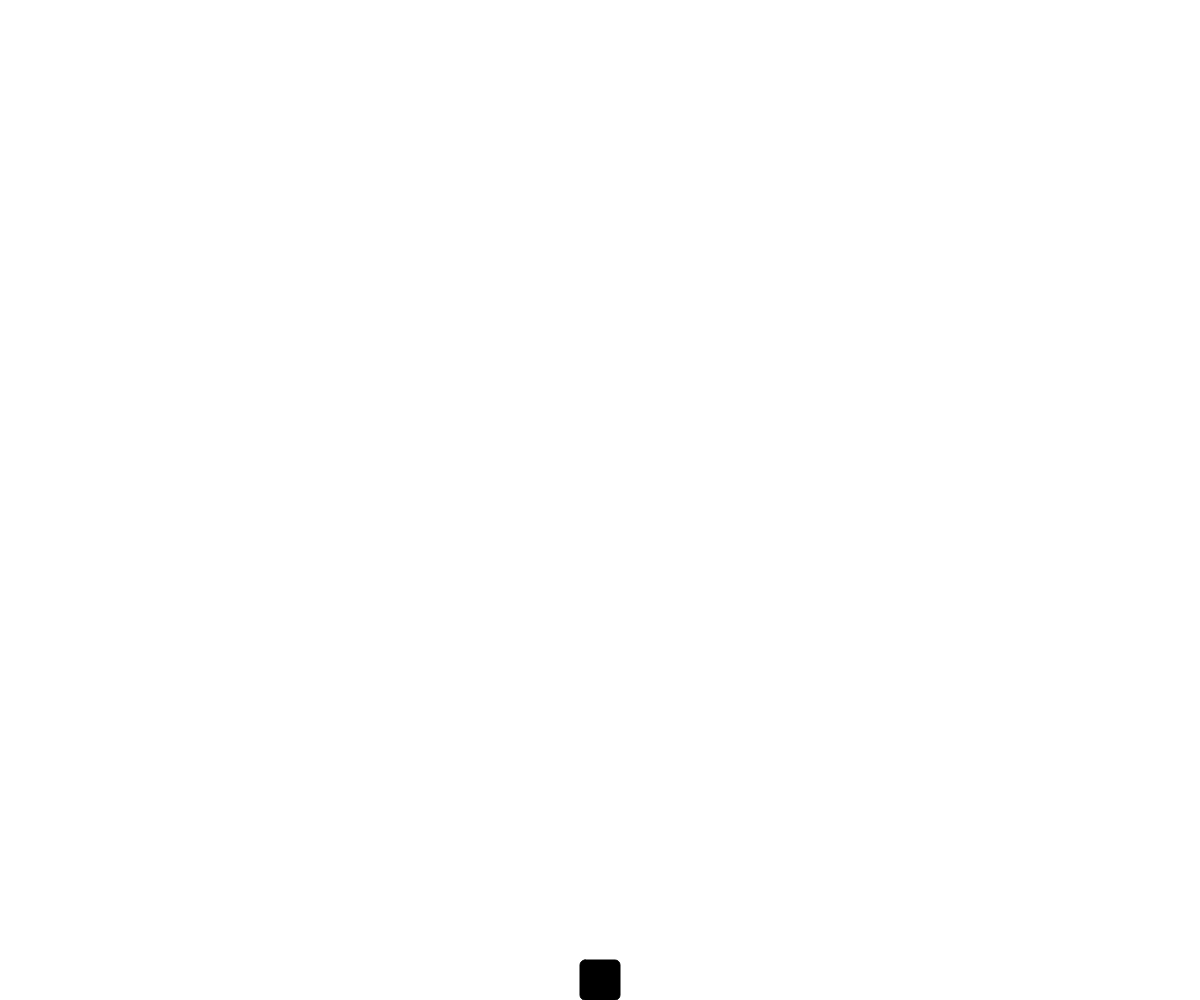
Frame 1 (no input)
Frame 60 (no input): identical to frame 1, image omitted
Frame 120 (the mouse pressed at the canvas centre since frame 60): identical to frame 1, image omitted

The p5.js sketch that drew this single still picture (run headless with seeded random() and noise() and a simulated clock; from frame 60 on, the mouse is pressed at the canvas centre):

// p5.js sketch
// ── sketch.js
// Headbud

let playerCurve = 5;
let playerSize = 40;
let playerX;
let playerY;
let PlayerAcceleration = 1.5;
let playerDX = 0;
let playerDY = 0;
let playerJumpSpeed = 30;
let gravity = .5;
let playerMaxSpeed = 13;
let PlayerMinSpeed = 1;
let playerDelecration = 0.85;

function setup() {
  createCanvas(windowWidth, windowHeight);

  playerX = (width - playerSize) / 2;
  playerY = height - playerSize;
}

function draw() {
  background(256);

  playerMove();

  playerX += playerDX;

  fill("black");
  square(playerX, playerY, playerSize, playerCurve);
}


function playerJump(){
  if (playerY === height - playerSize && keyIsDown(32)){
    playerDY = playerJumpSpeed;
  } else{

  }
}


function playerMove(){
  if (keyIsDown(65)) { //A
    // Moves the player left
    playerDX -= PlayerAcceleration;
    if (playerDX < -playerMaxSpeed) {
      playerDX = -playerMaxSpeed;
    }
  } 
  else if (keyIsDown(68)) { //D
    // Moves the player right
    playerDX += PlayerAcceleration;
    if (playerDX > playerMaxSpeed) {
      playerDX = playerMaxSpeed;
    }
  }
  else if (Math.abs(playerDX) > PlayerMinSpeed) {
    // Decelerates the player horizontally
    playerDX = playerDX * playerDelecration;
  }
  else {
    // Stops the player horizontally
    playerDX = 0;
  }
}


function windowResized() {
  // Resizes the game if the window size changes
  resizeCanvas(windowWidth, windowHeight);
}
